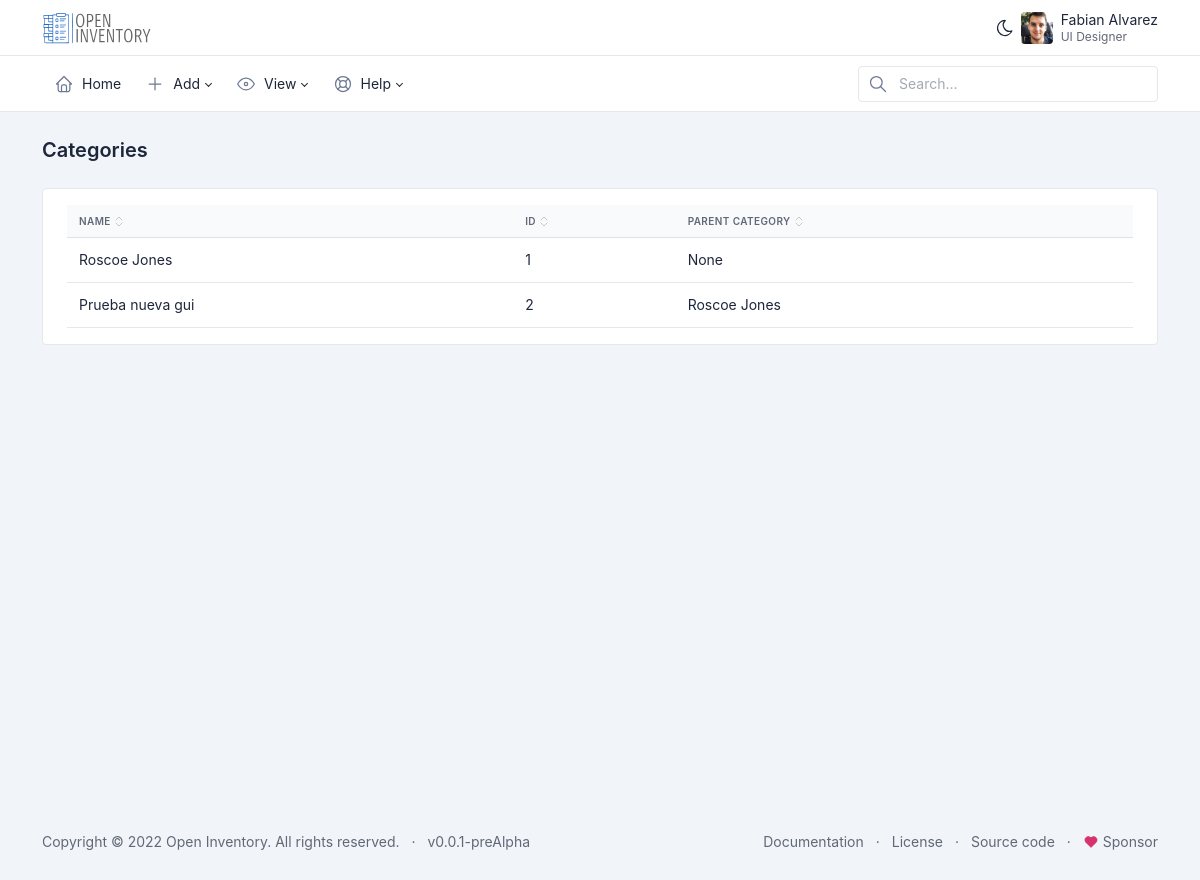
Screenshot of /view-categories with the database file from the repository.
### dashboard/models.py (models this page shows)
class Category(models.Model):
    name = models.CharField(max_length=200)
    description = models.TextField(null=True, blank=True)
    parent_category = models.ForeignKey('self', on_delete=models.CASCADE, null=True, blank=True)
    def __str__(self):
        return self.name
    class Meta:
        verbose_name_plural = "Categories"
        verbose_name = "Category"

### dashboard/views.py (the view)
# urls.py: path('view-categories', views.view_categories, name='view_categories'),
def view_categories(request):
  categories = Category.objects.all()
  return render(request, 'view-categories.html', {"title": "Categorías", "categories": categories})

### dashboard/templates/view-categories.html (shortened to what this page needs)
<!DOCTYPE html>
<html>
<body>
{% extends 'menu.html' %}
{% block pagecontent %}
{% load custom_tags %}
<!doctype html>
<html lang="en">
  <body >
      <div class="page-wrapper">
        <div class="page-header d-print-none">
          <div class="container-xl">
            <div class="row g-2 align-items-center">
              <div class="col">
                <h2 class="page-title">
                  {{_('Categories')}}
                </h2>
              </div>
            </div>
          </div>
        </div>
        <div class="page-body">
          <div class="container-xl">
            <div class="card">
              <div class="card-body">
                <div id="table-default" class="table-responsive">
                  <table class="table">
                    <thead>
                      <tr>
                        <th><button class="table-sort" data-sort="sort-name">{{_('Name')}}</button></th>
                        <th><button class="table-sort" data-sort="sort-id">{{_('ID')}}</button></th>
                        <th><button class="table-sort" data-sort="sort-parent">{{_('Parent category')}}</button></th>
                      </tr>
                    </thead>
                    <tbody class="table-tbody">
                    {% for category in categories %}
                      <tr>
                        <td class="sort-name"><a class="text-reset" href="{% url 'dashboard:get_category' category.id %}">{{ category.name }}</a></td>
                        <td class="sort-id">{{ category.id }}</td>
                        <td class="sort-parent">{{ category.parent_category }}</td>
                      </tr>
                    {% endfor %}
                    </tbody>
                  </table>
                </div>
              </div>
            </div>
          </div>
        </div>
      </div>
    </div>
  </body>
</html>
{% endblock %}

### static/templates/menu.html (style rules this page uses)
:root { --tblr-font-sans-serif: Inter, -apple-system, BlinkMacSystemFont, San Francisco, Segoe UI, Roboto, Helvetica Neue, sans-serif; }

### rows the page displays
Category: name "Roscoe Jones", id "1", parent_category "None"
Category: name "Prueba nueva gui", id "2", parent_category "Roscoe Jones"
